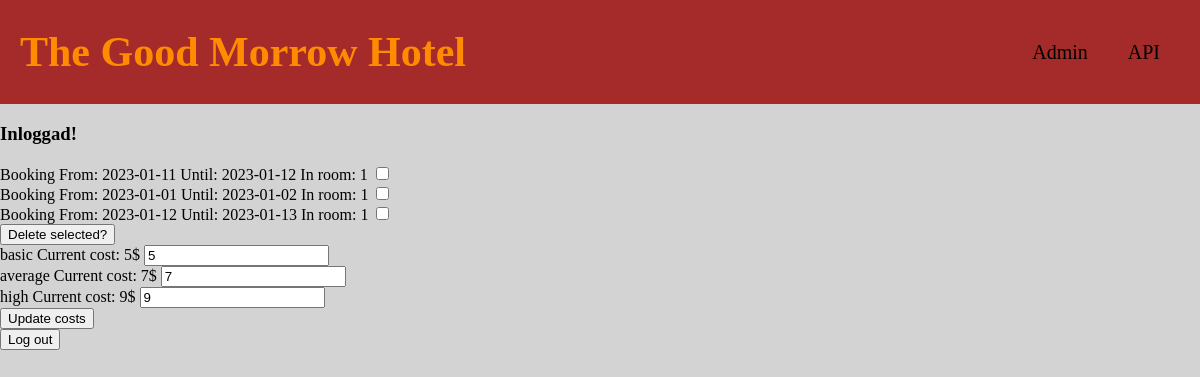
/admin.php (signed in), run on an earlier commit of the app's database.
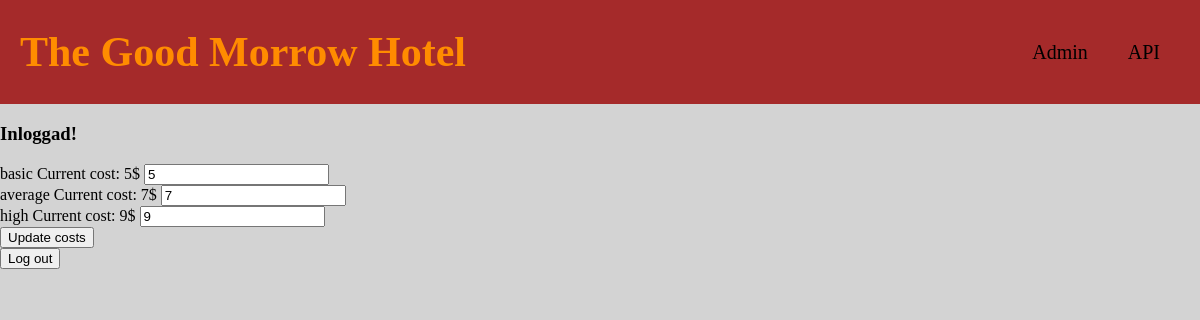
And on a later commit of the database.
### tables this page shows
CREATE TABLE bookings (
    id INTEGER primary key AUTOINCREMENT,
    room_number INTEGER,
    arrival_date DATE,
    departure_date DATE,
    name VARCHAR(30),
    comment VARCHAR(100)
    );

### code/hotelVariables.php (called while the page is built, shortened)
<?php
$adress = "http://www.garagehider.com/good-morrow";
$data = json_decode(file_get_contents(__DIR__ . "/hotelVariables.json"), true);
$rooms = $data["rooms"];

### admin.php (the view, shortened to what this page needs)
<?php
require "code/hotelFunctions.php";
require "code/hotelVariables.php";
$loggedIn = false;
if (isset($_SESSION["loggedIn"]) === true) $loggedIn = true;
if ($loggedIn === true) {
    $db = connect("hotels.db");
}
if ($loggedIn === true) {
    $statement = $db->prepare("SELECT * FROM bookings");
    $statement->execute();
    $bookings = $statement->fetchAll(PDO::FETCH_ASSOC);
}
?>
<!DOCTYPE html>
<html lang="en">
<head>
    <link rel="stylesheet" href="css/header.css">
    <link rel="stylesheet" href="css/style.css">
</head>
<body>
    <?php require "./header.php"; ?>
    <?php if ($loggedIn != true) : ?>
        <form method="post" action="">
            <label for="user">User</label>
            <input type="text" name="user">
            <label for="apiKey">API Key</label>
            <input type="text" name="apiKey">
            <button type="submit">Login</button>
        </form>
    <?php else : ?>
        <form method="post" action="">
            <h3>Inloggad!</h3>
            <?php $i = 0;
            foreach ($bookings as $booking) : $i++; ?>
                <label for="booking">Booking From: <?= $booking["arrival_date"] ?> Until: <?= $booking["departure_date"] ?> In room: <?= $booking["room_number"] ?></label>
                <input type="checkbox" name="<?= $booking['id'] ?>" value="delete">
                <br>
            <?php endforeach;
            if ($i > 0) : ?>
                <button type="submit">Delete selected?</button>
            <?php endif ?>
        </form>
        <form method="post" action="">
            <?php foreach ($rooms as $roomType => $room) : ?>
                <?= $roomType ?> Current cost: <?= $room["cost"] ?>$
                <input type="number" name="<?= $roomType ?>NewCost" value=<?= $room["cost"] ?>>
                <br>
            <?php endforeach ?>
            <button type="submit">Update costs</button>
        </form>
        <form method="post" action="">
            <button type="submit" name="logOut" value="logOut">Log out</button>
        </form>
    <?php endif ?>
</body>
</html>

### header.php
<header>
    <a href="<?= $adress ?>">
        <h1>The Good Morrow Hotel</h1>
    </a>
    <nav>
        <a href="<?= $adress ?>/admin.php ">Admin</a>
        <a href="<?= $adress ?>/api/bookings.php ">API</a>
    </nav>
</header>

### css/header.css (style rules this page uses)
a { all: unset; }
header { display: flex; justify-content: space-between; background-color: brown; align-items: center; }
h1 { margin-left: 20px; font-size: 42px; color: darkorange; }
nav { display: flex; margin-right: 20px; }
nav a { margin: 20px; font-size: 20px; }

### css/style.css (style rules this page uses)
body { background-color: lightgrey; }
body { margin: 0; }
* { box-sizing: border-box; }

What changed in the data, as far as the page shows it:
removed bookings: arrival_date "2023-01-11", departure_date "2023-01-12", room_number "1"
removed bookings: arrival_date "2023-01-01", departure_date "2023-01-02", room_number "1"
removed bookings: arrival_date "2023-01-12", departure_date "2023-01-13", room_number "1"
Also different on the page:
text no longer shown: "Delete selected?"
